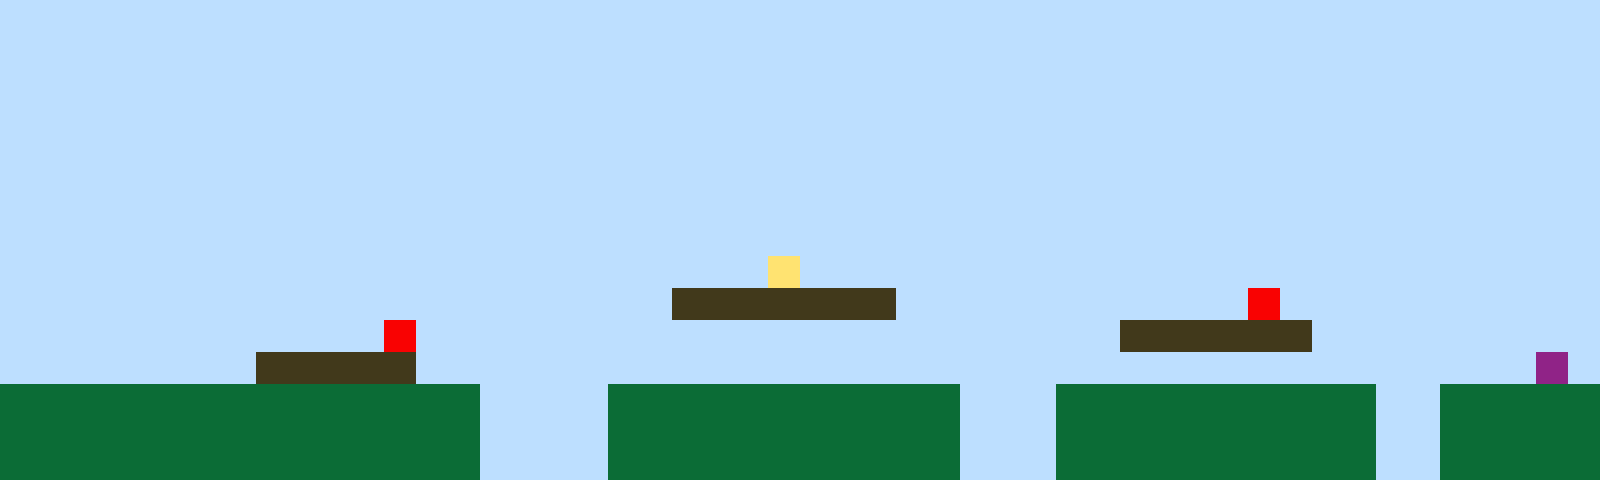

A 2D game scene composited from a Tiled map and its tileset images. What follows is a short description and the map's XML, with every tile layer's data as written:
An orthogonal 50x15 tile map with 32x32 px tiles, 1 tile layer (Tile Layer 1).

<map version="1.10" tiledversion="1.11.2" orientation="orthogonal" renderorder="right-up" width="50" height="15" tilewidth="32" tileheight="32" infinite="0" nextlayerid="2" nextobjectid="1"><editorsettings><export target="map1.csv" format="csv" /></editorsettings><tileset firstgid="1" name="sprites" tilewidth="32" tileheight="32" tilecount="6" columns="3"><image source="sprites.png" width="96" height="64" /></tileset><layer id="1" name="Tile Layer 1" width="50" height="15"><data encoding="csv">1,1,1,1,1,1,1,1,1,1,1,1,1,1,1,1,1,1,1,1,1,1,1,1,1,1,1,1,1,1,1,1,1,1,1,1,1,1,1,1,1,1,1,1,1,1,1,1,1,1,1,1,1,1,1,1,1,1,1,1,1,1,1,1,1,1,1,1,1,1,1,1,1,1,1,1,1,1,1,1,1,1,1,1,1,1,1,1,1,1,1,1,1,1,1,1,1,1,1,1,1,1,1,1,1,1,1,1,1,1,1,1,1,1,1,1,1,1,1,1,1,1,1,1,1,1,1,1,1,1,1,1,1,1,1,1,1,1,1,1,1,1,1,1,1,1,1,1,1,1,1,1,1,1,1,1,1,1,1,1,1,1,1,1,1,1,1,1,1,1,1,1,1,1,1,1,1,1,1,1,1,1,1,1,1,1,1,1,1,1,1,1,1,1,1,1,1,1,1,1,1,1,1,1,1,1,1,1,1,1,1,1,1,1,1,1,1,1,1,1,1,1,1,1,1,1,1,1,1,1,1,1,1,1,1,1,1,1,1,1,1,1,1,1,1,1,1,1,1,1,1,1,1,1,1,1,1,1,1,1,1,1,1,1,1,1,1,1,1,1,1,1,1,1,1,1,1,1,1,1,1,1,1,1,1,1,1,1,1,1,1,1,1,1,1,1,1,1,1,1,1,1,1,1,1,1,1,1,1,1,1,1,1,1,1,1,1,1,1,1,1,1,1,1,1,1,1,1,1,1,1,1,1,1,1,1,1,1,1,1,1,1,1,1,1,1,1,1,1,1,1,1,1,1,1,1,1,1,1,1,1,1,1,1,1,1,1,1,1,1,1,1,1,1,1,1,1,1,1,1,1,1,1,1,1,1,1,1,1,1,1,1,1,1,1,1,1,1,1,1,1,1,1,1,1,1,1,1,1,1,1,1,1,1,1,1,1,1,1,1,1,1,1,1,4,1,1,1,1,1,1,1,1,1,1,1,1,1,1,1,1,1,1,1,1,1,1,1,1,1,1,1,1,1,1,1,1,1,1,1,1,1,1,1,1,1,1,1,1,1,1,3,3,3,3,3,3,3,1,1,1,1,1,1,1,1,1,1,1,5,1,1,1,1,1,1,1,1,1,1,1,1,1,1,1,1,1,1,1,1,1,1,5,1,1,1,1,1,1,1,1,1,1,1,1,1,1,1,1,1,1,1,1,1,1,3,3,3,3,3,3,1,1,1,1,1,1,1,1,1,1,1,1,1,1,1,1,1,3,3,3,3,3,1,1,1,1,1,1,1,1,1,1,1,1,1,1,1,1,1,1,1,1,1,1,1,1,1,1,1,1,1,1,1,1,1,1,1,6,1,2,2,2,2,2,2,2,2,2,2,2,2,2,2,2,1,1,1,1,2,2,2,2,2,2,2,2,2,2,2,1,1,1,2,2,2,2,2,2,2,2,2,2,1,1,2,2,2,2,2,2,2,2,2,2,2,2,2,2,2,2,2,2,2,2,1,1,1,1,2,2,2,2,2,2,2,2,2,2,2,1,1,1,2,2,2,2,2,2,2,2,2,2,1,1,2,2,2,2,2,2,2,2,2,2,2,2,2,2,2,2,2,2,2,2,1,1,1,1,2,2,2,2,2,2,2,2,2,2,2,1,1,1,2,2,2,2,2,2,2,2,2,2,1,1,2,2,2,2,2</data></layer></map>
